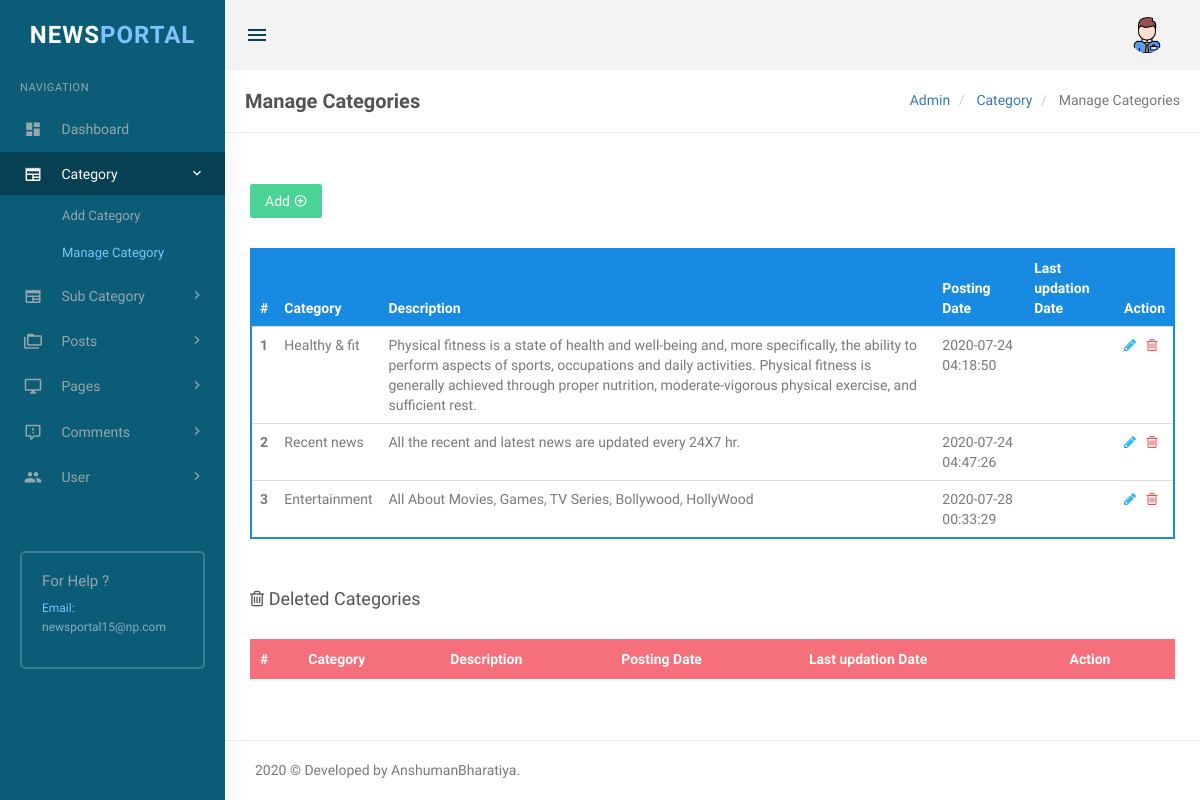
The app's page /admin/manage-categories.php (signed in) with its own data.
### tables this page shows
CREATE TABLE `tblcategory` (
  `id` int(11) NOT NULL,
  `CategoryName` varchar(200) DEFAULT NULL,
  `Description` mediumtext,
  `PostingDate` timestamp NULL DEFAULT CURRENT_TIMESTAMP,
  `UpdationDate` timestamp NULL DEFAULT NULL,
  `Is_Active` int(1) DEFAULT NULL
);

### admin/manage-categories.php (the view, shortened to what this page needs)
<?php
include('includes/config.php');
if(strlen($_SESSION['login'])==0)
  {
header('location:index.php');
}
else{
?>
<!DOCTYPE html>
<html lang="en">
    <head>
        <link href="assets/css/bootstrap.min.css" rel="stylesheet" type="text/css" />
        <link href="assets/css/core.css" rel="stylesheet" type="text/css" />
        <link href="assets/css/components.css" rel="stylesheet" type="text/css" />
        <link href="assets/css/icons.css" rel="stylesheet" type="text/css" />
        <link href="assets/css/pages.css" rel="stylesheet" type="text/css" />
        <link href="assets/css/menu.css" rel="stylesheet" type="text/css" />
        <link href="assets/css/responsive.css" rel="stylesheet" type="text/css" />
		<link rel="stylesheet" href="../plugins/switchery/switchery.min.css">
    </head>
    <body class="fixed-left">
        <div id="wrapper">
<?php include('includes/topheader.php');?>
<?php include('includes/leftsidebar.php');?>
            <div class="content-page">
                <div class="content">
                    <div class="container">
                        <div class="row">
							<div class="col-xs-12">
								<div class="page-title-box">
                                    <h4 class="page-title">Manage Categories</h4>
                                    <ol class="breadcrumb p-0 m-0">
                                        <li>
                                            <a href="#">Admin</a>
                                        </li>
                                        <li>
                                            <a href="#">Category </a>
                                        </li>
                                        <li class="active">
                                           Manage Categories
                                        </li>
                                    </ol>
                                    <div class="clearfix"></div>
                                </div>
							</div>
						</div>
<div class="row">
<div class="col-sm-6">
</div>
                                    <div class="row">
										<div class="col-md-12">
											<div class="demo-box m-t-20">
<div class="m-b-30">
<a href="add-category.php">
<button id="addToTable" class="btn btn-success waves-effect waves-light">Add <i class="mdi mdi-plus-circle-outline" ></i></button>
</a>
 </div>
												<div class="table-responsive">
                                                    <table class="table m-0 table-colored-bordered table-bordered-primary">
                                                        <thead>
                                                            <tr>
                                                                <th>#</th>
                                                                <th> Category</th>
                                                                <th>Description</th>
                                                                <th>Posting Date</th>
                                                                  <th>Last updation Date</th>
                                                                <th>Action</th>
                                                            </tr>
                                                        </thead>
                                                        <tbody>
<?php
$query=mysqli_query($con,"Select id,CategoryName,Description,PostingDate,UpdationDate from  tblcategory where Is_Active=1");
$cnt=1;
while($row=mysqli_fetch_array($query))
{
?>
 <tr>
<th scope="row"><?php echo htmlentities($cnt);?></th>
<td><?php echo htmlentities($row['CategoryName']);?></td>
<td><?php echo htmlentities($row['Description']);?></td>
<td><?php echo htmlentities($row['PostingDate']);?></td>
<td><?php echo htmlentities($row['UpdationDate']);?></td>
<td><a href="edit-category.php?cid=<?php echo htmlentities($row['id']);?>"><i class="fa fa-pencil" style="color: #29b6f6;"></i></a>
	&nbsp;<a href="manage-categories.php?rid=<?php echo htmlentities($row['id']);?>&&action=del"> <i class="fa fa-trash-o" style="color: #f05050"></i></a> </td>
</tr>
<?php
$cnt++;
 } ?>
</tbody>
                                                    </table>
                                                </div>
											</div>
										</div>
									</div>
<div class="row">
<div class="col-md-12">
<div class="demo-box m-t-20">
<div class="m-b-30">
 <h4><i class="fa fa-trash-o" ></i> Deleted Categories</h4>
 </div>
<div class="table-responsive">
<table class="table m-0 table-colored-bordered table-bordered-danger">
                                                        <thead>
                                                            <tr>
                                                                <th>#</th>
                                                                <th> Category</th>
                                                                <th>Description</th>
                                                                <th>Posting Date</th>
                                                                  <th>Last updation Date</th>
                                                                <th>Action</th>
                                                            </tr>
                                                        </thead>
                                                    </table>
                                                </div>
											</div>
										</div>
									</div>
                    </div>
                </div>
<?php include('includes/footer.php');?>
            </div>
        </div>
    </body>
</html>
<?php } ?>

### admin/assets/css/core.css (style rules this page uses)
body { font-family: 'Varela Round', sans-serif; margin: 0; padding-bottom: 60px; overflow-x: hidden; color: #797979; }
html { position: relative; min-height: 100%; }
.h1, .h2, .h3, .h4, .h5, .h6, h1, h2, h3, h4, h5, h6 { color: #505458; font-family: 'Hind Madurai', sans-serif; margin: 10px 0; }
* { outline: none !important; }
.container { width: auto; }
#wrapper { height: 100%; overflow: hidden; width: 100%; }
.p-0 { padding: 0 !important; }
.m-0 { margin: 0 !important; }
.m-t-20 { margin-top: 20px !important; }
.m-b-30 { margin-bottom: 30px !important; }
.row { margin-right: -10px; margin-left: -10px; }
.col-lg-1, .col-lg-10, .col-lg-11, .col-lg-12, .col-lg-2, .col-lg-3, .col-lg-4, .col-lg-5, .col-lg-6, .col-lg-7, .col-lg-8, .col-lg-9, .col-md-1, .col-md-10, .col-md-11, .col-md-12, .col-md-2, .col-md-3, .col-md-4, .col-md-5, .col-md-6, .col-md-7, .col-md-8, .col-md-9, .col-sm-1, .col-sm-10, .col-sm-11, .col-sm-12, .col-sm-2, .col-sm-3, .col-sm-4, .col-sm-5, .col-sm-6, .col-sm-7, .col-sm-8, .col-sm-9, .col-xs-1, .col-xs-10, .col-xs-11, .col-xs-12, .col-xs-2, .col-xs-3, .col-xs-4, .col-xs-5, .col-xs-6, .col-xs-7, .col-xs-8, .col-xs-9 { padding-left: 10px; padding-right: 10px; }
.breadcrumb { background-color: transparent; margin-bottom: 15px; padding-top: 10px; padding-left: 0; }
.waves-effect { position: relative; cursor: pointer; display: inline-block; overflow: hidden; -webkit-user-select: none; -moz-user-select: none; -ms-user-select: none; user-select: none; -webkit-tap-highlight-color: transparent; vertical-align: middle; z-index: 1; will-change: opacity, transform; -webkit-transition: all 0.3s ease-out; -moz-transition: all 0.3s ease-out; -o-transition: all 0.3s ease-out; -ms-transition: all 0.3s ease-out; transition: all 0.3s ease-out; }
.demo-box { padding: 10px 15px; }

### admin/assets/css/menu.css (style rules this page uses)
* { font-family: 'Lemonada', cursive; }
.content-page { margin-left: 225px; overflow: hidden; }
.content-page .content { padding: 0 5px 10px 5px; margin-top: 70px; }
.page-title { font-size: 20px; margin-bottom: 0; margin-top: 0; font-weight: 600; }
.page-title-box { padding: 20px; border-bottom: 1px solid #eee; margin: 0 -20px 20px -20px; }
.page-title-box .page-title { margin-bottom: 0; float: left; }
.page-title-box .breadcrumb { float: right; background-color: transparent !important; }

### records on screen
tblcategory: CategoryName "Healthy & fit", Description "Physical fitness is a state of health and well-being and, more specifically, the ability to perform aspects of sports, occupations and daily activities. Physical fitness is generally achieved through proper nutrition, moderate-vigorous physical exercise, and sufficient rest.", PostingDate "2020-07-24 04:18:50"
tblcategory: CategoryName "Recent news", Description "All the recent and latest news are updated every 24X7 hr.", PostingDate "2020-07-24 04:47:26"
tblcategory: CategoryName "Entertainment", Description "All About Movies, Games, TV Series, Bollywood, HollyWood", PostingDate "2020-07-28 00:33:29"
